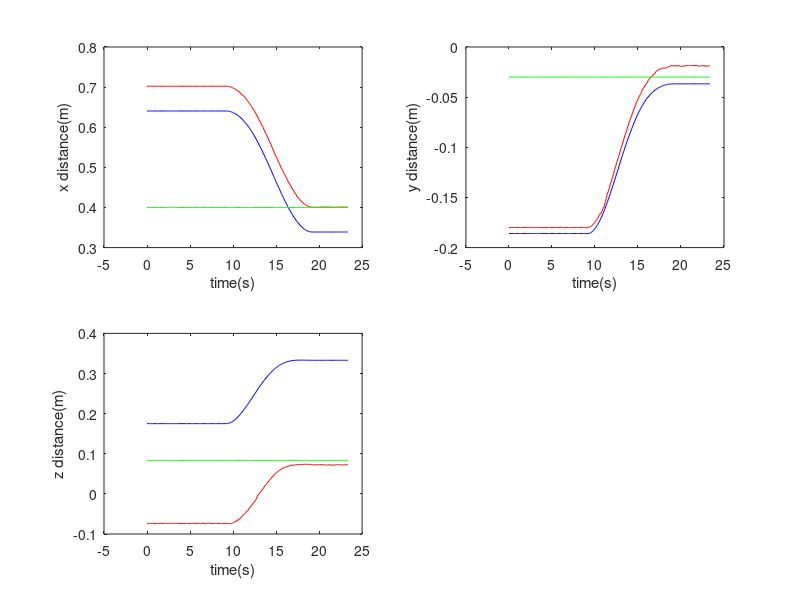

This chart was generated by the following MATLAB code: (Note: this script raises an error after producing the figure.)
load aim_point_20180820.txt;
sec = aim_point_20180820(:,1);
aim_x = aim_point_20180820(:,2);
aim_y = aim_point_20180820(:,3);
aim_z = aim_point_20180820(:,4);

load arm_end_point_20180820.txt;
arm_x = arm_end_point_20180820(:,2);
arm_y = arm_end_point_20180820(:,3);
arm_z = arm_end_point_20180820(:,4);

box_x=0.4*exp(sec-sec);
box_y=-0.03*exp(sec-sec);
box_z=0.0835*exp(sec-sec);
figure(1);
subplot(2,2,1);
plot(sec, arm_x,'-b',sec, aim_x,'-r',sec,box_x,'g');

xlabel('time(s)');
ylabel('x distance(m)');
subplot(2,2,2);
plot(sec, arm_y,'-b',sec, aim_y,'-r',sec,box_y,'g');
xlabel('time(s)');
ylabel('y distance(m)');

subplot(2,2,3);
plot(sec, arm_z,'-b',sec, aim_z,'-r',sec,box_z,'g');
xlabel('time(s)');
ylabel('z distance(m)');
legend('arm','parper','box');

